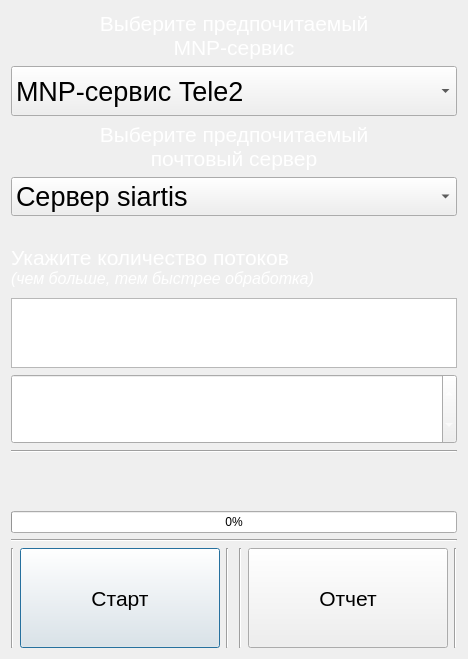
<?xml version="1.0" encoding="UTF-8"?>
<ui version="4.0">
 <class>MarketAnalysisWindow</class>
 <widget class="QDialog" name="MarketAnalysisWindow">
  <property name="geometry">
   <rect>
    <x>0</x>
    <y>0</y>
    <width>468</width>
    <height>596</height>
   </rect>
  </property>
  <property name="windowTitle">
   <string>Dialog</string>
  </property>
  <layout class="QVBoxLayout" name="verticalLayout">
   <item>
    <widget class="QLabel" name="mnpServiceLabel">
     <property name="font">
      <font>
       <family>Tahoma</family>
       <pointsize>16</pointsize>
      </font>
     </property>
     <property name="styleSheet">
      <string notr="true">color: rgb(255, 255, 255);</string>
     </property>
     <property name="text">
      <string>&lt;html&gt;&lt;head/&gt;&lt;body&gt;&lt;p align=&quot;center&quot;&gt;Выберите предпочитаемый&lt;br/&gt;MNP-сервис&lt;/p&gt;&lt;/body&gt;&lt;/html&gt;</string>
     </property>
    </widget>
   </item>
   <item>
    <widget class="QComboBox" name="mnpServiceBox">
     <property name="minimumSize">
      <size>
       <width>150</width>
       <height>50</height>
      </size>
     </property>
     <property name="font">
      <font>
       <pointsize>20</pointsize>
      </font>
     </property>
     <property name="styleSheet">
      <string notr="true"/>
     </property>
     <item>
      <property name="text">
       <string>MNP-сервис Tele2</string>
      </property>
     </item>
     <item>
      <property name="text">
       <string>MNP-сервис Megafon</string>
      </property>
     </item>
    </widget>
   </item>
   <item>
    <widget class="QLabel" name="mnpServiceLabel_2">
     <property name="font">
      <font>
       <pointsize>16</pointsize>
      </font>
     </property>
     <property name="styleSheet">
      <string notr="true">color: rgb(255, 255, 255);</string>
     </property>
     <property name="text">
      <string>&lt;html&gt;&lt;head/&gt;&lt;body&gt;&lt;p align=&quot;center&quot;&gt;Выберите предпочитаемый&lt;br/&gt;почтовый сервер&lt;/p&gt;&lt;/body&gt;&lt;/html&gt;</string>
     </property>
    </widget>
   </item>
   <item>
    <widget class="QComboBox" name="serverBox">
     <property name="font">
      <font>
       <family>Tahoma</family>
       <pointsize>20</pointsize>
      </font>
     </property>
     <item>
      <property name="text">
       <string>Сервер siartis</string>
      </property>
     </item>
     <item>
      <property name="text">
       <string>Сервер vzletsamara</string>
      </property>
     </item>
    </widget>
   </item>
   <item>
    <spacer name="horizontalSpacer_4">
     <property name="orientation">
      <enum>Qt::Horizontal</enum>
     </property>
     <property name="sizeHint" stdset="0">
      <size>
       <width>447</width>
       <height>20</height>
      </size>
     </property>
    </spacer>
   </item>
   <item>
    <layout class="QHBoxLayout" name="horizontalLayout_5">
     <item>
      <widget class="QLabel" name="threadCountLabel">
       <property name="font">
        <font>
         <pointsize>16</pointsize>
        </font>
       </property>
       <property name="styleSheet">
        <string notr="true">color: rgb(255, 255, 255);</string>
       </property>
       <property name="text">
        <string>&lt;html&gt;&lt;head/&gt;&lt;body&gt;&lt;p&gt;Укажите количество потоков &lt;br/&gt;&lt;span style=&quot; font-size:12pt; font-style:italic;&quot;&gt;(чем больше, тем быстрее обработка)&lt;/span&gt;&lt;/p&gt;&lt;/body&gt;&lt;/html&gt;</string>
       </property>
      </widget>
     </item>
     <item>
      <widget class="QPushButton" name="informationButton">
       <property name="minimumSize">
        <size>
         <width>50</width>
         <height>50</height>
        </size>
       </property>
       <property name="text">
        <string/>
       </property>
       <property name="icon">
        <iconset resource="res.qrc">
         <normaloff>:/style/helpImage.png</normaloff>:/style/helpImage.png</iconset>
       </property>
       <property name="iconSize">
        <size>
         <width>30</width>
         <height>30</height>
        </size>
       </property>
       <property name="checkable">
        <bool>false</bool>
       </property>
       <property name="autoDefault">
        <bool>false</bool>
       </property>
       <property name="default">
        <bool>false</bool>
       </property>
       <property name="flat">
        <bool>true</bool>
       </property>
      </widget>
     </item>
    </layout>
   </item>
   <item>
    <widget class="QListView" name="listView"/>
   </item>
   <item>
    <widget class="QSpinBox" name="threadSpin">
     <property name="minimumSize">
      <size>
       <width>30</width>
       <height>70</height>
      </size>
     </property>
     <property name="font">
      <font>
       <pointsize>20</pointsize>
      </font>
     </property>
     <property name="styleSheet">
      <string notr="true">color: rgb(255, 255, 255);</string>
     </property>
     <property name="maximum">
      <number>200</number>
     </property>
     <property name="singleStep">
      <number>1</number>
     </property>
     <property name="value">
      <number>2</number>
     </property>
    </widget>
   </item>
   <item>
    <widget class="Line" name="line">
     <property name="orientation">
      <enum>Qt::Horizontal</enum>
     </property>
    </widget>
   </item>
   <item>
    <layout class="QHBoxLayout" name="horizontalLayout">
     <item>
      <widget class="QLabel" name="countsLabel">
       <property name="styleSheet">
        <string notr="true">color: rgb(255, 255, 255);</string>
       </property>
       <property name="text">
        <string/>
       </property>
      </widget>
     </item>
     <item>
      <spacer name="horizontalSpacer">
       <property name="orientation">
        <enum>Qt::Horizontal</enum>
       </property>
       <property name="sizeHint" stdset="0">
        <size>
         <width>40</width>
         <height>20</height>
        </size>
       </property>
      </spacer>
     </item>
    </layout>
   </item>
   <item>
    <layout class="QHBoxLayout" name="horizontalLayout_2">
     <item>
      <widget class="QLabel" name="countFailedNumberLabel">
       <property name="styleSheet">
        <string notr="true">color: rgb(255, 255, 255);</string>
       </property>
       <property name="text">
        <string/>
       </property>
      </widget>
     </item>
     <item>
      <spacer name="horizontalSpacer_2">
       <property name="orientation">
        <enum>Qt::Horizontal</enum>
       </property>
       <property name="sizeHint" stdset="0">
        <size>
         <width>40</width>
         <height>20</height>
        </size>
       </property>
      </spacer>
     </item>
    </layout>
   </item>
   <item>
    <layout class="QHBoxLayout" name="horizontalLayout_4">
     <item>
      <widget class="QProgressBar" name="progressBar">
       <property name="value">
        <number>0</number>
       </property>
      </widget>
     </item>
    </layout>
   </item>
   <item>
    <widget class="Line" name="line_2">
     <property name="orientation">
      <enum>Qt::Horizontal</enum>
     </property>
    </widget>
   </item>
   <item>
    <layout class="QHBoxLayout" name="horizontalLayout_3">
     <item>
      <widget class="Line" name="line_3">
       <property name="orientation">
        <enum>Qt::Vertical</enum>
       </property>
      </widget>
     </item>
     <item>
      <widget class="QPushButton" name="startButton">
       <property name="minimumSize">
        <size>
         <width>200</width>
         <height>100</height>
        </size>
       </property>
       <property name="font">
        <font>
         <family>Tahoma</family>
         <pointsize>16</pointsize>
        </font>
       </property>
       <property name="text">
        <string>Старт</string>
       </property>
      </widget>
     </item>
     <item>
      <widget class="Line" name="line_4">
       <property name="orientation">
        <enum>Qt::Vertical</enum>
       </property>
      </widget>
     </item>
     <item>
      <spacer name="horizontalSpacer_3">
       <property name="orientation">
        <enum>Qt::Horizontal</enum>
       </property>
       <property name="sizeHint" stdset="0">
        <size>
         <width>40</width>
         <height>20</height>
        </size>
       </property>
      </spacer>
     </item>
     <item>
      <widget class="Line" name="line_5">
       <property name="orientation">
        <enum>Qt::Vertical</enum>
       </property>
      </widget>
     </item>
     <item>
      <widget class="QPushButton" name="getResearchButton">
       <property name="minimumSize">
        <size>
         <width>200</width>
         <height>100</height>
        </size>
       </property>
       <property name="font">
        <font>
         <family>Tahoma</family>
         <pointsize>16</pointsize>
        </font>
       </property>
       <property name="text">
        <string>Отчет</string>
       </property>
      </widget>
     </item>
     <item>
      <widget class="Line" name="line_6">
       <property name="orientation">
        <enum>Qt::Vertical</enum>
       </property>
      </widget>
     </item>
    </layout>
   </item>
  </layout>
 </widget>
 <resources>
  <include location="res.qrc"/>
 </resources>
 <connections/>
</ui>
